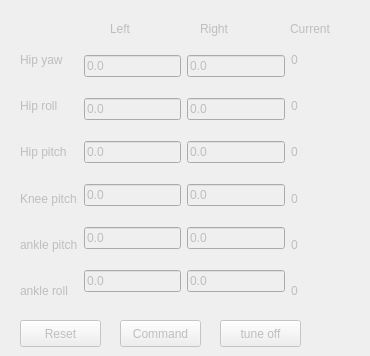
   <widget class="QWidget" name="tab_2">
    <property name="enabled">
     <bool>false</bool>
    </property>
    <attribute name="title">
     <string>tune</string>
    </attribute>
    <widget class="QWidget" name="horizontalLayoutWidget_2">
     <property name="geometry">
      <rect>
       <x>20</x>
       <y>40</y>
       <width>341</width>
       <height>271</height>
      </rect>
     </property>
     <layout class="QHBoxLayout" name="horizontalLayout_5">
      <item>
       <layout class="QVBoxLayout" name="verticalLayout_16">
        <item>
         <widget class="QLabel" name="label_11">
          <property name="text">
           <string>Hip yaw</string>
          </property>
         </widget>
        </item>
        <item>
         <widget class="QLabel" name="label_34">
          <property name="text">
           <string>Hip roll</string>
          </property>
         </widget>
        </item>
        <item>
         <widget class="QLabel" name="label_35">
          <property name="text">
           <string>Hip pitch</string>
          </property>
         </widget>
        </item>
        <item>
         <widget class="QLabel" name="label_36">
          <property name="text">
           <string>Knee pitch</string>
          </property>
         </widget>
        </item>
        <item>
         <widget class="QLabel" name="label_37">
          <property name="text">
           <string>ankle pitch</string>
          </property>
         </widget>
        </item>
        <item>
         <widget class="QLabel" name="label_38">
          <property name="text">
           <string>ankle roll</string>
          </property>
         </widget>
        </item>
       </layout>
      </item>
      <item>
       <layout class="QVBoxLayout" name="verticalLayout_6">
        <item>
         <widget class="QLineEdit" name="tn1">
          <property name="text">
           <string>0.0</string>
          </property>
         </widget>
        </item>
        <item>
         <widget class="QLineEdit" name="tn2">
          <property name="text">
           <string>0.0</string>
          </property>
         </widget>
        </item>
        <item>
         <widget class="QLineEdit" name="tn3">
          <property name="text">
           <string>0.0</string>
          </property>
         </widget>
        </item>
        <item>
         <widget class="QLineEdit" name="tn4">
          <property name="text">
           <string>0.0</string>
          </property>
         </widget>
        </item>
        <item>
         <widget class="QLineEdit" name="tn5">
          <property name="text">
           <string>0.0</string>
          </property>
         </widget>
        </item>
        <item>
         <widget class="QLineEdit" name="tn6">
          <property name="text">
           <string>0.0</string>
          </property>
         </widget>
        </item>
       </layout>
      </item>
      <item>
       <layout class="QVBoxLayout" name="verticalLayout_21">
        <item>
         <widget class="QLineEdit" name="tn7">
          <property name="text">
           <string>0.0</string>
          </property>
         </widget>
        </item>
        <item>
         <widget class="QLineEdit" name="tn8">
          <property name="text">
           <string>0.0</string>
          </property>
         </widget>
        </item>
        <item>
         <widget class="QLineEdit" name="tn9">
          <property name="text">
           <string>0.0</string>
          </property>
         </widget>
        </item>
        <item>
         <widget class="QLineEdit" name="tn10">
          <property name="text">
           <string>0.0</string>
          </property>
         </widget>
        </item>
        <item>
         <widget class="QLineEdit" name="tn11">
          <property name="text">
           <string>0.0</string>
          </property>
         </widget>
        </item>
        <item>
         <widget class="QLineEdit" name="tn12">
          <property name="text">
           <string>0.0</string>
          </property>
         </widget>
        </item>
       </layout>
      </item>
      <item>
       <layout class="QVBoxLayout" name="verticalLayout_17">
        <item>
         <widget class="QLabel" name="tnc1">
          <property name="text">
           <string>0</string>
          </property>
         </widget>
        </item>
        <item>
         <widget class="QLabel" name="tnc2">
          <property name="text">
           <string>0</string>
          </property>
         </widget>
        </item>
        <item>
         <widget class="QLabel" name="tnc3">
          <property name="minimumSize">
           <size>
            <width>70</width>
            <height>0</height>
           </size>
          </property>
          <property name="text">
           <string>0</string>
          </property>
         </widget>
        </item>
        <item>
         <widget class="QLabel" name="tnc4">
          <property name="text">
           <string>0</string>
          </property>
         </widget>
        </item>
        <item>
         <widget class="QLabel" name="tnc5">
          <property name="text">
           <string>0</string>
          </property>
         </widget>
        </item>
        <item>
         <widget class="QLabel" name="tnc6">
          <property name="text">
           <string>0</string>
          </property>
         </widget>
        </item>
       </layout>
      </item>
     </layout>
    </widget>
    <widget class="QPushButton" name="tune_reset_button">
     <property name="geometry">
      <rect>
       <x>20</x>
       <y>320</y>
       <width>81</width>
       <height>27</height>
      </rect>
     </property>
     <property name="text">
      <string>Reset</string>
     </property>
    </widget>
    <widget class="QPushButton" name="tune_command_button">
     <property name="geometry">
      <rect>
       <x>120</x>
       <y>320</y>
       <width>81</width>
       <height>27</height>
      </rect>
     </property>
     <property name="text">
      <string>Command</string>
     </property>
    </widget>
    <widget class="QLabel" name="label_57">
     <property name="geometry">
      <rect>
       <x>110</x>
       <y>20</y>
       <width>41</width>
       <height>17</height>
      </rect>
     </property>
     <property name="text">
      <string>Left</string>
     </property>
    </widget>
    <widget class="QLabel" name="label_58">
     <property name="geometry">
      <rect>
       <x>290</x>
       <y>20</y>
       <width>66</width>
       <height>17</height>
      </rect>
     </property>
     <property name="text">
      <string>Current</string>
     </property>
    </widget>
    <widget class="QPushButton" name="tune_off_button">
     <property name="geometry">
      <rect>
       <x>220</x>
       <y>320</y>
       <width>81</width>
       <height>27</height>
      </rect>
     </property>
     <property name="text">
      <string>tune off</string>
     </property>
    </widget>
    <widget class="QLabel" name="label_59">
     <property name="geometry">
      <rect>
       <x>200</x>
       <y>20</y>
       <width>41</width>
       <height>17</height>
      </rect>
     </property>
     <property name="text">
      <string>Right</string>
     </property>
    </widget>
   </widget>
